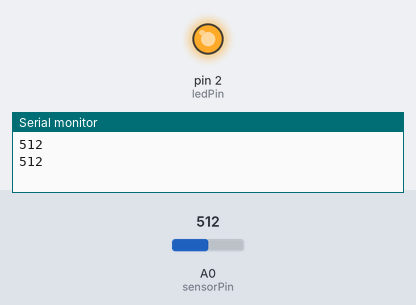
Bench run of a sketch on a simulated Arduino Uno, built with avr-gcc and run on an emulated ATmega328P. On the bench: output pins drawn as LEDs (lit = HIGH), the last lines printed to the serial monitor. The test bench sets the inputs (shaded band); at power-on: A0 (sensorPin) = 512.

Above: at 1.8 s.
1.9 s: A0 (sensorPin) set to 108
3.4 s: A0 (sensorPin) set to 95
At 5.2 s:
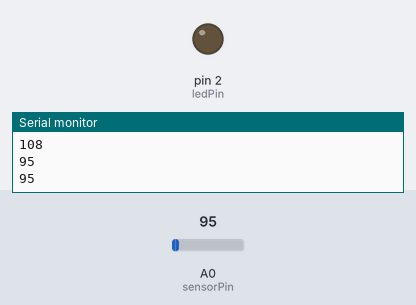
5.5 s: A0 (sensorPin) set to 122
At 6.7 s:
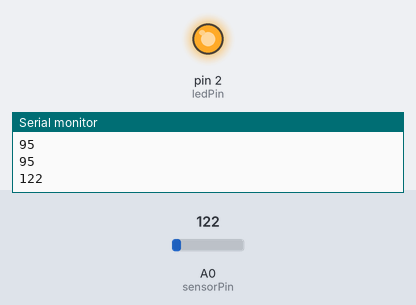
7.5 s: A0 (sensorPin) set to 90
At 9.4 s:
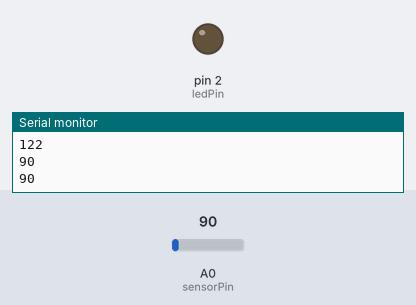
Timing chart, 0 to 10.5 s (numbered marks = the images above; inputs shaded):
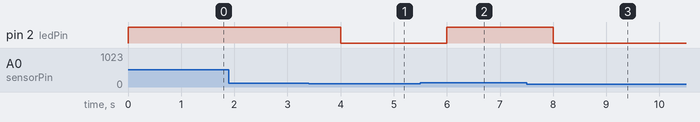

The sketch:

____.ino
```cpp
int sensorPin   = A0;
int ledPin      = 2;
int sensorValue = 0;

void setup() {
  Serial.begin(115200);
  pinMode(ledPin, OUTPUT);
}

void loop() {
  sensorValue = analogRead(sensorPin);

  if(sensorValue > 100)
  {
    digitalWrite(ledPin, HIGH);
  }else
  {
    digitalWrite(ledPin, LOW);
  }

  Serial.println(sensorValue);
  delay(1000);
}
```

Measured:
- the behaviour switches between 101 and 100 on A0 (sensorPin) (found by bisection; images 0 and 1)
- after the input at 3.4 s, pin 2 (ledPin): HIGH → LOW after 0.60 s
- after the input at 5.5 s, pin 2 (ledPin): LOW → HIGH after 0.50 s
- after the input at 7.5 s, pin 2 (ledPin): HIGH → LOW after 0.50 s
